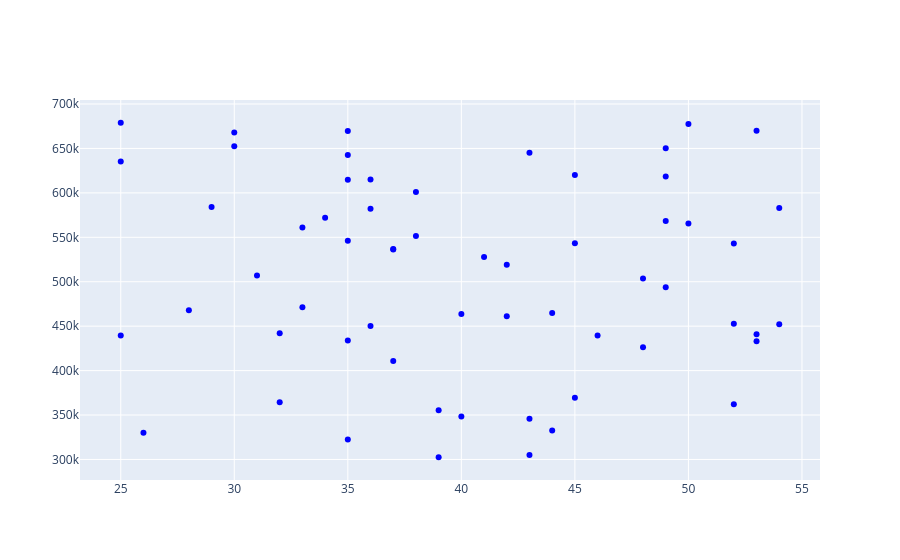

This figure's notebook cell:
### Code cell
#Next we will create a scatter plot by using the add_trace function and use the go.scatter() function within it
# In go.Scatter we define the x-axis data,y-axis data and define the mode as markers with color of the marker as blue
fig.add_trace(go.Scatter(x=age_array, y=income_array, mode='markers', marker=dict(color='blue')))

### Figure 1 — Plotly figure (JSON) as saved in the notebook; plotly's stock layout.template omitted (floating-point values rounded to 4 significant figures)
{"data": [{"marker": {"color": "blue"}, "mode": "markers", "type": "scatter", "x": [52, 42, 32, 53, 43, 36, 33, 39, 38, 45, 49, 25, 54, 28, 43, 46, 37, 39, 49, 49, 25, 48, 50, 43, 36, 53, 35, 44, 35, 50, 38, 26, 49, 41, 29, 37, 25, 40, 45, 37, 34, 53, 45, 42, 44, 52, 35, 48, 40, 52, 32, 30, 35, 35, 30, 54, 36, 35, 31, 33], "y": [542934, 461225, 364299, 440873, 645050, 615124, 471180, 302495, 600932, 620171, 650314, 635209, 452100, 467871, 345694, 439492, 536296, 355400, 568328, 618316, 678914, 503754, 677385, 305048, 582130, 433103, 546157, 464888, 614687, 565458, 551389, 330027, 493895, 527969, 584182, 536797, 439370, 348276, 369362, 410907, 571897, 669949, 543340, 519080, 332662, 452721, 433869, 426314, 463583, 362105, 441895, 668026, 669689, 322451, 652376, 582936, 450112, 642600, 507129, 560908]}], "layout": {}}
